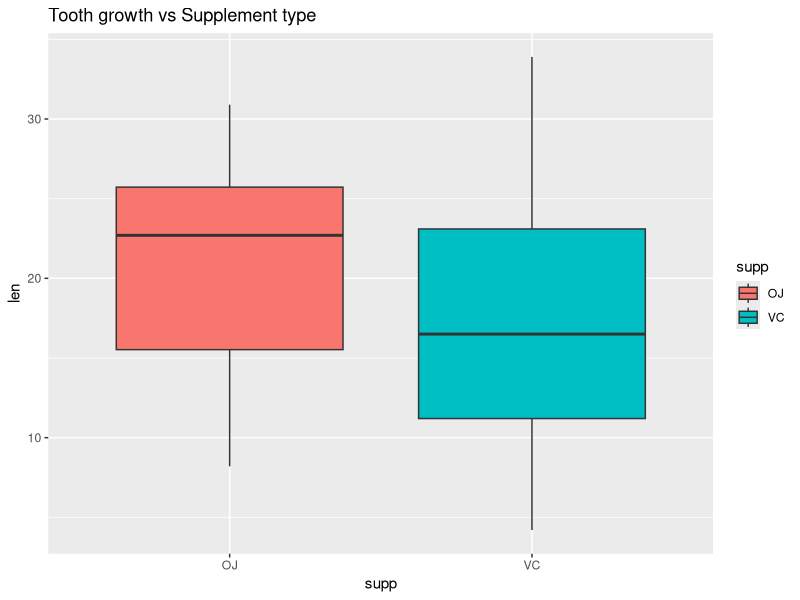
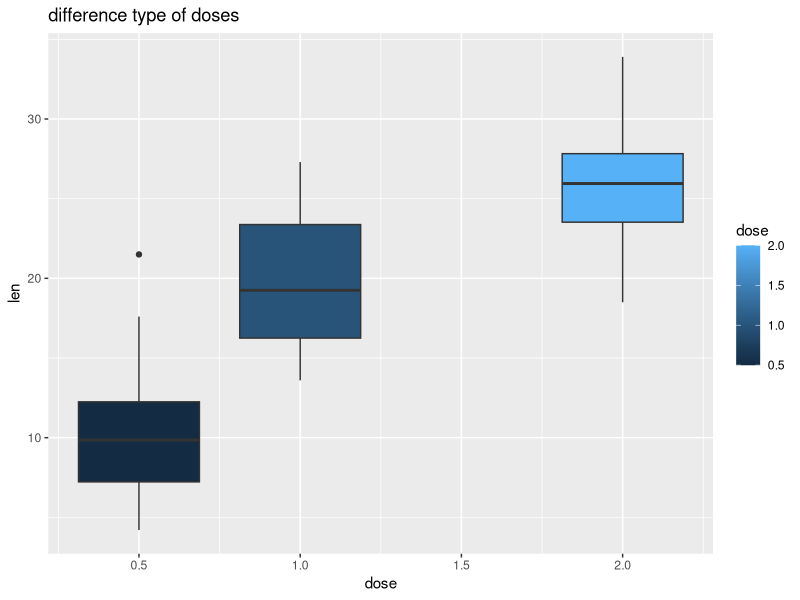

R code for these plots, in order:
## ---- chunk 1
 library(ggplot2)
 #load the library of the data set
 library(datasets)
 data(ToothGrowth)
 #see the data set summary
 summary(ToothGrowth)
 str(ToothGrowth)
## ---- chunk 2
#see the difference case between dose levels and delivery methods
table(ToothGrowth$dose,ToothGrowth$supp)
#Visualizate the improve of tooth growth for supplement type
g<-ggplot(aes(x=supp, y=len), data=ToothGrowth) + geom_boxplot(aes(fill=supp))
g+labs(title = "Tooth growth vs Supplement type")
# see the graphics of dose levels vs delivery method
g<-ggplot(aes(x=dose, y=len,group=dose), data=ToothGrowth) + geom_boxplot(aes(fill=dose))
g+labs(title = "difference type of doses")
## ---- chunk 3
# peform the difference of support type by group
t.test(len~supp,data=ToothGrowth)
## ---- chunk 4
 # making the analises of the three type of dose
 TG0.5<-ToothGrowth[ToothGrowth$dose==0.5,]
 TG1<-ToothGrowth[ToothGrowth$dose==1,]
 TG2<-ToothGrowth[ToothGrowth$dose==2,]
 #Make the analises for dose =0.5
 t.test(len~supp, data = TG0.5)
 #Make the analises for dose =1
 t.test(len~supp, data = TG1)
 #Make the analises for dose =2
 t.test(len~supp, data = TG2)
